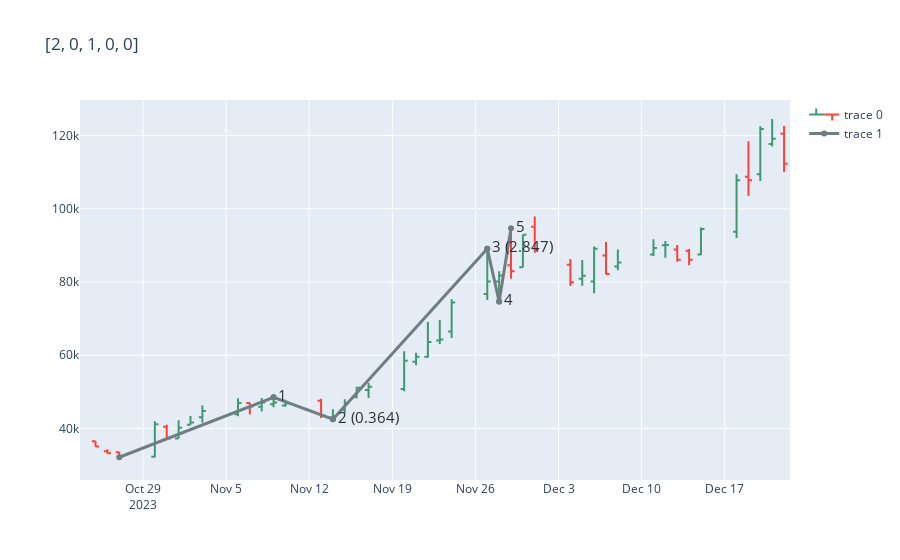
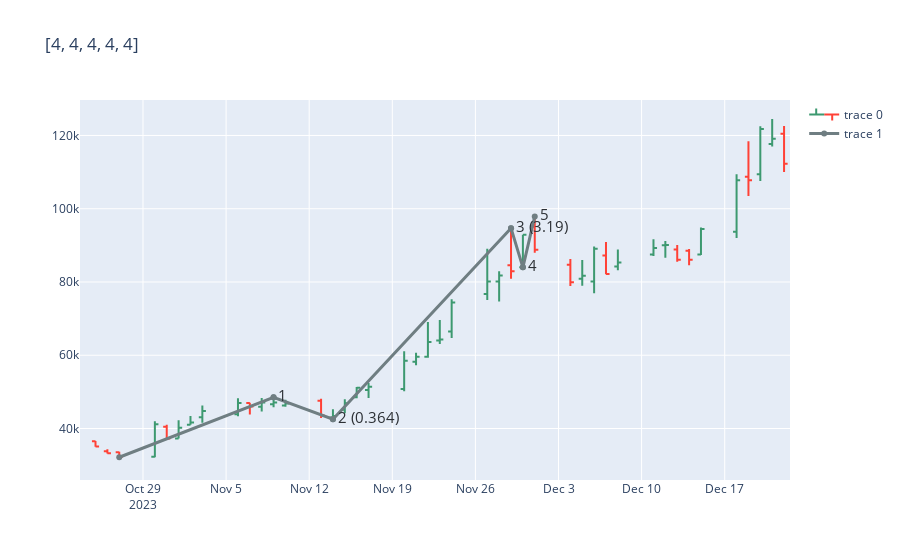

These figures' notebook cell, in order:
### Code cell
wave_configs = [
    [2, 0, 1, 0, 0],
    [2, 0, 2, 0, 0],
    [2, 0, 3, 0, 0],
]

for wave_config in wave_configs:
    waves_up = wa.find_impulsive_wave(idx_start=idx_start, wave_config=wave_config)

    if waves_up:
        wavepattern_up = WavePattern(waves_up, verbose=True)

        for rule in rules_to_check:
            if wavepattern_up.check_rule(rule):
                if wavepattern_up in wavepatterns_up:
                    print("SKIPPING")
                    plot_pattern(
                        df=df,
                        wave_pattern=wavepattern_up,
                        title=str(wave_config),
                    )
                    continue
                else:
                    wavepatterns_up.add(wavepattern_up)
                    print(f"{rule.name} found: {wave_config}")
                    plot_pattern(
                        df=df,
                        wave_pattern=wavepattern_up,
                        title=str(new_option_impulse),
                    )
            else:
                plot_pattern(
                    df=df,
                    wave_pattern=wavepattern_up,
                    title=str(new_option_impulse),
                )
